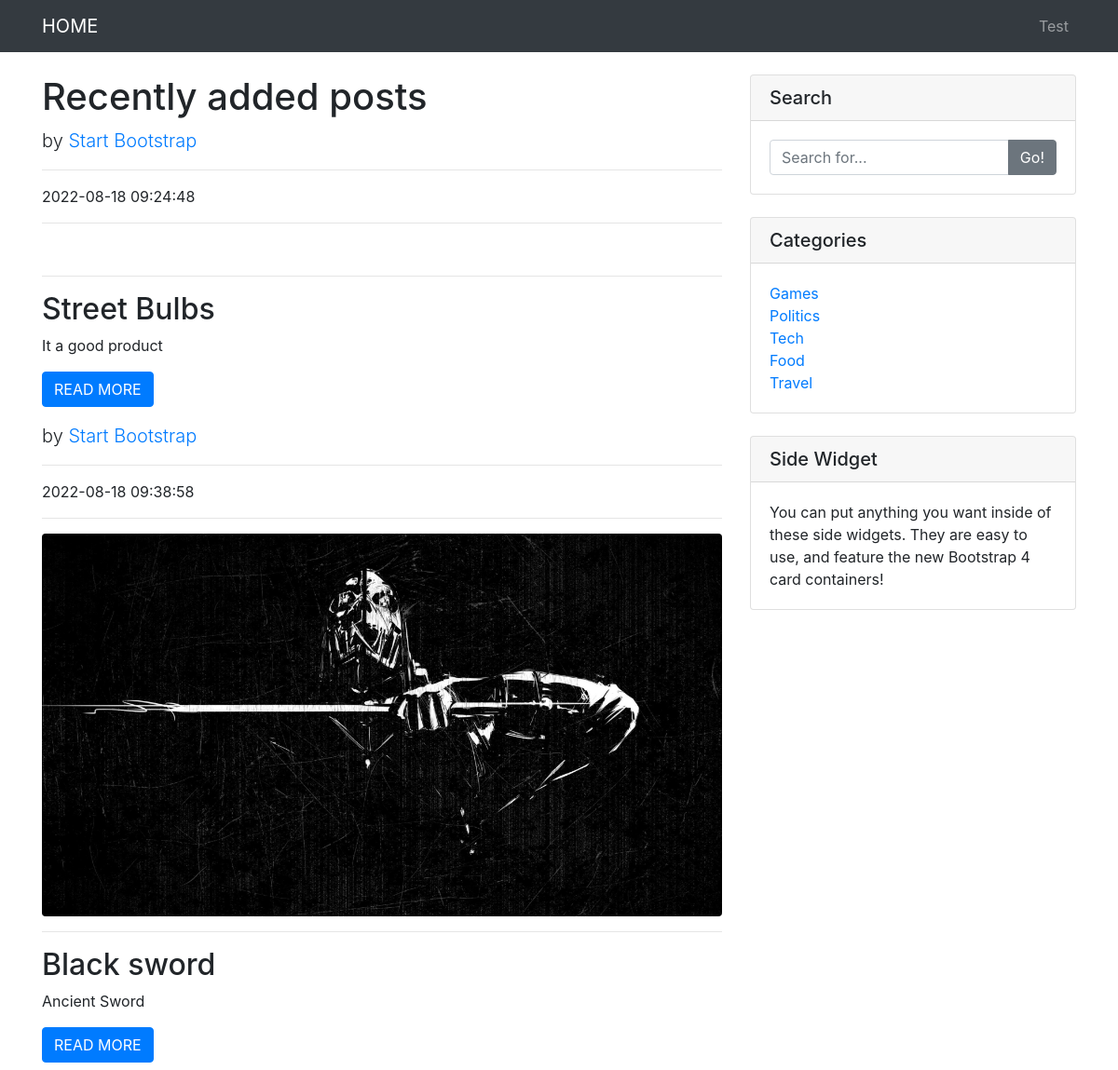
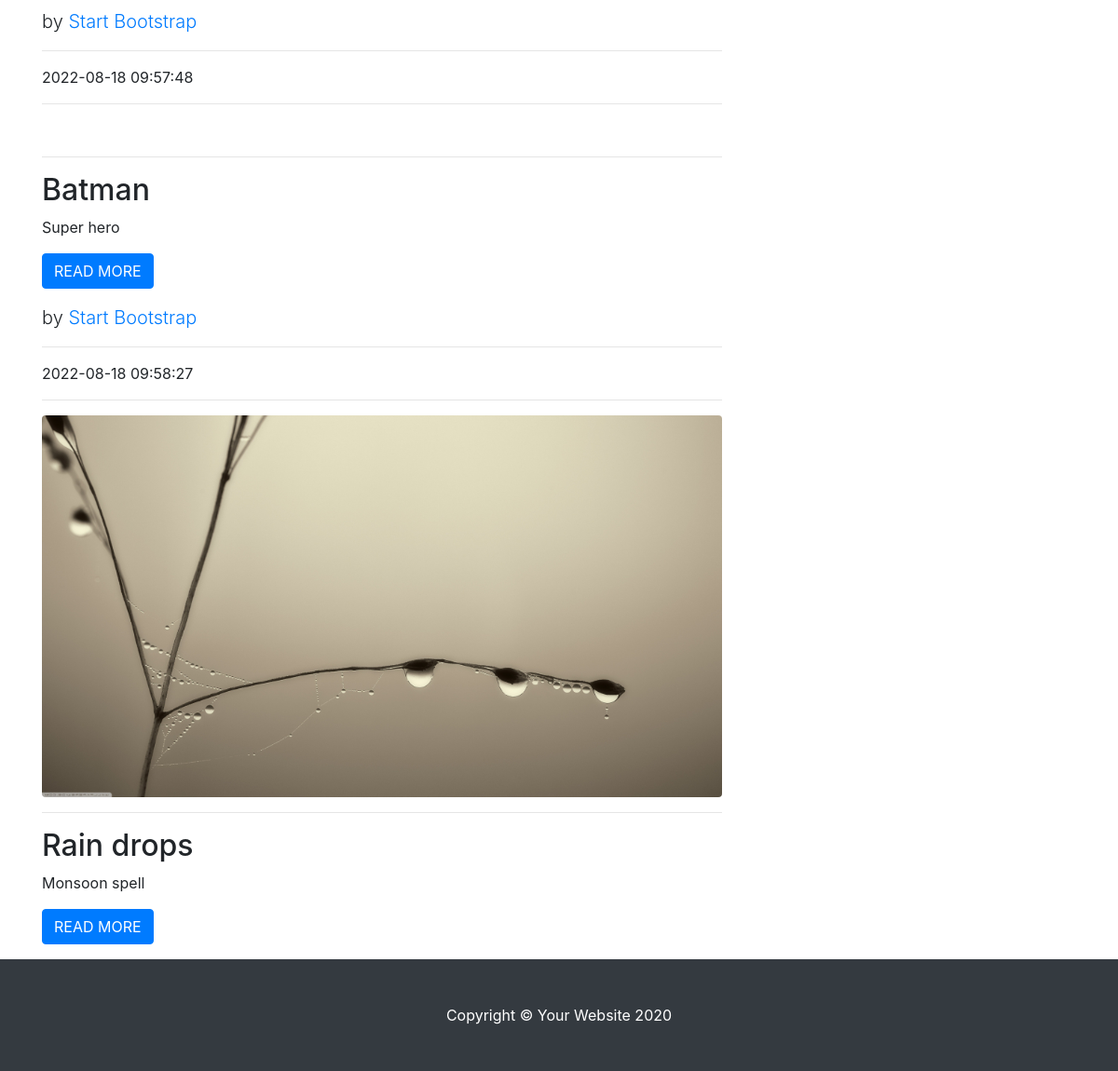
Screenshot of /search.php with the database file from the repository (2 pictures, top to bottom).
### tables this page shows
CREATE TABLE `post` (
  `id` int(11) NOT NULL,
  `image` varchar(20) NOT NULL,
  `title` varchar(50) NOT NULL,
  `description` varchar(255) NOT NULL,
  `content` text NOT NULL,
  `created_at` timestamp NOT NULL DEFAULT current_timestamp() ON UPDATE current_timestamp(),
  `category_id` int(11) NOT NULL
);

CREATE TABLE `category` (
  `id` int(11) NOT NULL,
  `name` varchar(20) NOT NULL,
  `created_at` timestamp NOT NULL DEFAULT current_timestamp() ON UPDATE current_timestamp()
);

### search.php (the view, shortened to what this page needs)
<?php
require_once "./database.php";
$searched = $_GET['search'];
$searchdata = "SELECT * FROM post WHERE title LIKE '%$searched%'";
$searchresult = mysqli_query($connection, $searchdata);
if (mysqli_num_rows($searchresult) > 0) {
  while ($row = mysqli_fetch_assoc($searchresult)) {
    $search[] = $row;
  }
}
?>
<!DOCTYPE html>
<html lang="en">
<head>
  <?php
  require_once('./common/common-header.php');
  ?>
</head>
<body>
  <?php
  require_once('./common/header.php');
  ?>
  <div class="container">
    <div class="row">
      <div class="col-lg-8">
        <h1 class="mt-4">Recently added posts</h1>
        <?php
        if (!empty($search)) {
          foreach ($search as $record) {
        ?>
            <div class="posts">
              <p class="lead">
                by
                <a href="#">Start Bootstrap</a>
              </p>
              <hr>
              <p><?php echo $record['created_at']; ?></p>
              <hr>
              <img class="img-fluid rounded" src="<?php echo "./Admin/images/" . $record['image']; ?>" alt="">
              <hr>
              <h2><?php echo $record['title'] ?></h2>
              <p> <?php echo $record['description'] ?> </p>
              <a type="button" class="btn btn-primary" href="<?php ?>"> READ MORE </a>
            </div>
        <?php
          }
        } else {
          echo "<h3 class='mt-3' > Nothing related found </h3>";
        }
        ?>
      </div>
      <?php
      require_once('./common/sidebar.php');
      ?>
    </div>
  </div>
  <?php
  require_once('common/footer.php')
  ?>
</body>
</html>

### common/sidebar.php
<?php
require_once "./database.php";
$sql = "SELECT * FROM category";
$result = mysqli_query($connection, $sql);
if (mysqli_num_rows($result) > 0) {
  while ($row = mysqli_fetch_assoc($result)) {
    $cat[] = $row;
  }
}
?>
<div class="col-md-4">
  <div class="card my-4">
    <h5 class="card-header">Search</h5>
    <div class="card-body">
      <form action="search.php" method="GET">
        <div class="input-group">
          <input type="text" name="search" id="search" class="form-control" placeholder="Search for...">
          <span class="input-group-append">
            <button class="btn btn-secondary" type="submit" name="" id="searchButton" type="button">Go!</button>
          </span>
        </div>
      </form>
    </div>
  </div>
  <div class="card my-4">
    <h5 class="card-header">Categories</h5>
    <div class="card-body">
      <div class="row">
        <div class="col-lg-6">
          <ul class="list-unstyled mb-0">
            <?php
            foreach ($cat as $main) { ?>
              <li>
                <a href="./categoryposts.php?id=<?php echo $main['id']; ?>"><?php echo $main['name']; ?></a>
              </li>
            <?php } ?>
          </ul>
        </div>
      </div>
    </div>
  </div>
  <div class="card my-4">
    <h5 class="card-header">Side Widget</h5>
    <div class="card-body">
      You can put anything you want inside of these side widgets. They are easy to use, and feature the new Bootstrap 4 card containers!
    </div>
  </div>
</div>

### css/blog-post.css (style rules this page uses)
body { padding-top: 56px; }
.posts { margin-bottom: 1em; }

### rows the page displays
post: created_at "2022-08-18 09:24:48", title "Street Bulbs", description "It a good product"
post: created_at "2022-08-18 09:38:58", image (picture), title "Black sword", description "Ancient Sword"
post: created_at "2022-08-18 09:57:48", title "Batman", description "Super hero"
post: created_at "2022-08-18 09:58:27", image (picture), title "Rain drops", description "Monsoon spell"
category: name "Games"
category: name "Politics"
category: name "Tech"
category: name "Food"
category: name "Travel"
